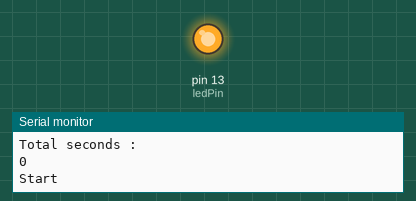
This program was run on a simulated Arduino Uno, built with avr-gcc and run on an emulated ATmega328P. Shown: output pins drawn as LEDs (lit = HIGH), the last lines printed to the serial monitor.

Above: at 1.0 s.
At 3.0 s:
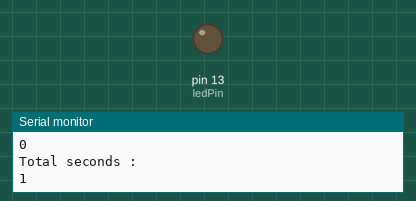
Timing chart, 0 to 5.2 s (numbered marks = the images above):
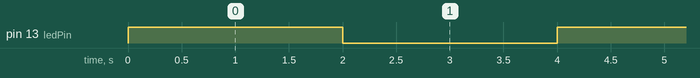

The program:

main.cpp
```cpp
#include <Arduino.h>
int second = 0;
int min = 0;
int ledPin = 13;
void setup() {
  // put your setup code here, to run once:
  pinMode(ledPin, OUTPUT);
  Serial.begin(9600);
}

void loop() {
  // put your main code here, to run repeatedly:
  if(second==0 && min==0) Serial.println("Start");
  Serial.println("Total minutes : ");
  Serial.println(min);
  Serial.println("Total seconds : ");
  Serial.println(second);
  if(second==0 && min==0) Serial.println("Start");
  if(second%2==0){
    digitalWrite(ledPin,HIGH);
  }else
  {
    digitalWrite(ledPin,LOW);
  }
  if(min==2&&second==0) Serial.println("End");
  delay(1000);
  if(second==60){
    min++;
    second=0;
  }
  second++;
  delay(1000);
}
```

Measured:
- by itself, pin 13 (ledPin): alternates HIGH for 2.0 s and LOW for 2.0 s
